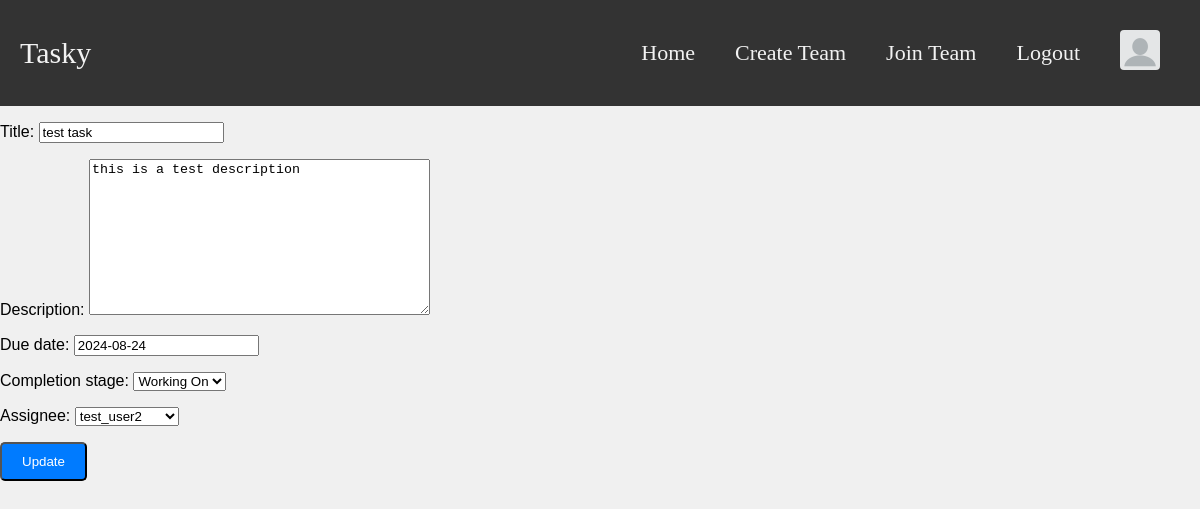
The app's page /tasks/40/update_task/ (signed in) with its own data.
### task_manager_app/models.py (models this page shows, shortened)
class Task(models.Model):
    title = models.CharField(max_length=200, blank=False)
    description = models.TextField(max_length=200, blank=False)
    due_date = models.DateField(blank=False)
    completion_stage = models.CharField(max_length=200, choices=[('Not Started', 'Not Started'),
                                                                 ('Working On', 'Working On'),
                                                                 ('Completed', 'Completed')], blank=False)
    email_sent = models.BooleanField(blank=True, default=False)
    '''
        One-to-Many Relationship
        Each Task has a ForeignKey relationship with TeamMember
        to represent the team member assigned to that task
    '''
    assignee = models.ForeignKey(TeamMember, on_delete=models.SET_NULL, null=True, related_name='tasks')

### task_manager_app/views.py (the view)
# urls.py: path('tasks/<int:pk>/update_task/', views.TaskUpdateView.as_view(), name = 'task-update'),
class TaskUpdateView(generic.UpdateView):
    model = Task
    fields = ['title', 'description', 'due_date', 'completion_stage', 'assignee']
    template_name = 'task_manager_app/task_update.html'
    success_url = reverse_lazy('task-list') # This works but the others do not

### task_manager_app/models.py (called while the page is built)
    def __str__(self):
        return self.name

### task_manager_app/templates/task_manager_app/task_update.html (shortened to what this page needs)
{% extends "task_manager_app/base_template.html" %}
{% block content %}
    <form method="post">
        {{ form.as_p }}
        <button class="btn" type"submit" value="Confirm">Update</button>
    </form>
{% endblock %}

### task_manager_app/templates/task_manager_app/base_template.html (style rules this page uses)
body { font-family: Arial, sans-serif; margin: 0; padding: 0; background-color: #f0f0f0; }
.btn { display: inline-block; padding: 10px 20px; background-color: #007bff; color: #fff; text-decoration: none; border-radius: 5px; margin-right: 10px; transition: background-color 0.3s; }

### records on screen
Task: title "test task", description "this is a test description", due_date "2024-08-24", completion_stage "Working On", assignee "test_user2"
